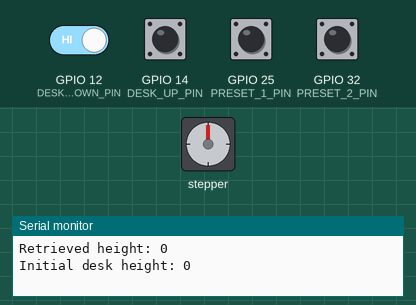
A program run on a simulated ESP32. Parts: stepper motor, the last lines printed to the serial monitor. Wiring (inferred from the names in the program): stepper motor driver (200 steps per turn assumed): step GPIO 4; direction GPIO 19; enable GPIO 18. The inputs (shaded band) are chosen by the test bench; at power-on: GPIO 12 (DESK_DOWN_PIN), GPIO 14 (DESK_UP_PIN), GPIO 25 (PRESET_1_PIN), GPIO 32 (PRESET_2_PIN) HIGH. EEPROM starts erased.

Above: at 1.2 s.
1.3 s: GPIO 14 (DESK_UP_PIN) pulled LOW for 1 s
At 3.0 s:
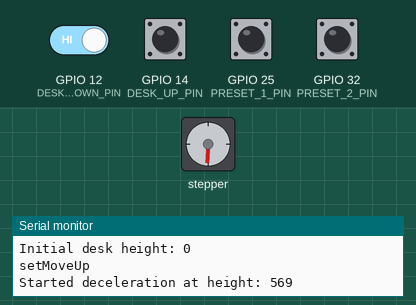
5.3 s: GPIO 25 (PRESET_1_PIN) pulled LOW for 0.15 s
At 8.1 s:
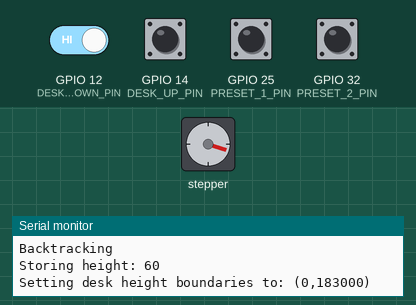
8.4 s: GPIO 14 (DESK_UP_PIN) pulled LOW for 1 s
At 9.7 s:
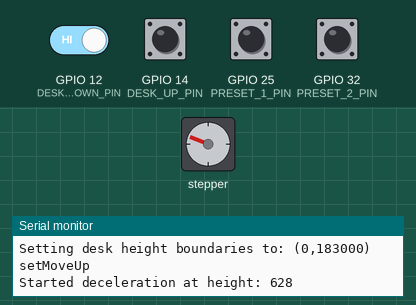
10.9 s: GPIO 32 (PRESET_2_PIN) pulled LOW for 1 s
14.9 s: GPIO 12 (DESK_DOWN_PIN) driven LOW and GPIO 14 (DESK_UP_PIN) driven LOW
At 17.8 s:
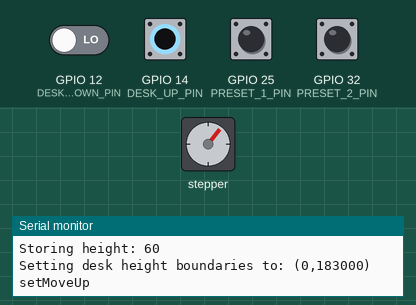
17.9 s: GPIO 12 (DESK_DOWN_PIN) driven HIGH
Timing chart, 0 to 21.9 s (numbered marks = the images above; inputs shaded):
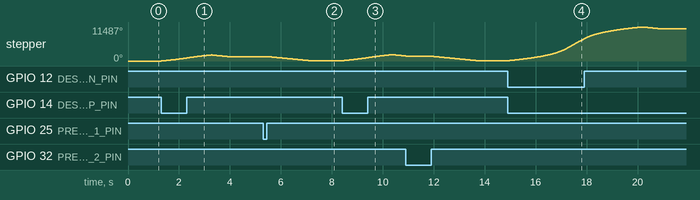

The program:

main.cpp
```cpp
#include <Arduino.h>
#include <Preferences.h>

#define DESK_UP_PIN 14
#define DESK_UP_GROUND_PIN 26
#define DESK_DOWN_PIN 12
#define PRESET_1_PIN 25
#define PRESET_2_PIN 32
#define DIR_PIN 19
#define ENABLE_PIN 18
#define STEP_PIN 4
#define DIST_SENSOR_TRIG_PIN 22
#define DIST_SENSOR_ECHO_PIN 23

#define MOTION_STATE_UP 1
#define MOTION_STATE_DOWN -1
#define MOTION_STATE_DISABLED 0

#define PRESET_PREFS_NAMESPACE "preset"
#define DESK_PREFS_NAMESPACE "desk"
#define DESK_PREFS_HEIGHT_KEY "height"

#define STOPPED 0
#define RUNNING 1
#define DECELERATING 2
#define ACCELERATING 3

const double stepDelayMs = 0.1;
unsigned int accelerationSteps = 2200;
unsigned int currAccelerationSteps = 0;
const unsigned int BACKTRACK_STEPS_AFTER_GOING_UP = 300;
const unsigned int BACKTRACK_STEPS_AFTER_GOING_DOWN = 60;
double maxSpeedDelayMs = 2;
double minSpeedDelayMs = 0.23;
double currSpeedDelayMs = maxSpeedDelayMs;
double delayDeltaPerMs = (maxSpeedDelayMs-minSpeedDelayMs) / accelerationSteps;
int prevLoopTimeMs = -1;

const unsigned int MOTOR_MAX_STEPS = 183000;
bool enabled = false;
unsigned int maxDeskHeight = MOTOR_MAX_STEPS;
unsigned int minDeskHeight = 0;
 int currDeskHeight = 0;
int currMotionState = STOPPED;
int currMotionDir = 0; // -1: moving down, 1: moving up, 0: not moving

int moveUpButtonLastState = HIGH;
int moveDownButtonLastState = HIGH;

const int PRESET_BUTTONS_PINS[] = {32, 25};
int presetButtonStates[] = {HIGH, HIGH};
int presetButtonLastState = HIGH;
int presetButtonPressedTimeMs = -1;

Preferences preferences;

void intToString(unsigned int number, char* const str) {
  sprintf(str, "%u", number);
}

void storePreset(unsigned int presetNumber, unsigned int deskHeight) {
  Serial.println((String)"Storing preset: " + presetNumber + " with value: " + deskHeight);
  char presetNumberStr[3];
  intToString(presetNumber, presetNumberStr);
  preferences.begin(PRESET_PREFS_NAMESPACE);
  preferences.putUInt(presetNumberStr, deskHeight);
  preferences.end();
}

unsigned int readPreset(unsigned int presetNumber) {
  char presetNumberStr[3];
  intToString(presetNumber, presetNumberStr);
  preferences.begin(PRESET_PREFS_NAMESPACE);
  unsigned int presetValue = preferences.getUInt(presetNumberStr);
  preferences.end();
  Serial.println((String)"Retrieved preset: " + presetNumber + " with value: " + presetValue);
  return presetValue;
}

void storeDeskHeight(unsigned int height) {
  Serial.println((String)"Storing height: " + height);
  preferences.begin(DESK_PREFS_NAMESPACE);
  preferences.putUInt(DESK_PREFS_HEIGHT_KEY, height);
  preferences.end();
}

unsigned int readDeskHeight() {
  preferences.begin(DESK_PREFS_NAMESPACE);
  unsigned int height = preferences.getUInt(DESK_PREFS_HEIGHT_KEY);
  preferences.end();
  Serial.println((String)"Retrieved height: " + height);
  return height;
}

void setDeskHeightBoundaries(unsigned int minHeight, unsigned int maxHeight) {
  Serial.println((String)"Setting desk height boundaries to: (" + minHeight + "," + maxHeight + ")");
  minDeskHeight = max(0U, minHeight);
  maxDeskHeight = min(MOTOR_MAX_STEPS, maxHeight);
}

bool isWithinHeightBoundaries(int height) {
  return height >= minDeskHeight && height <= maxDeskHeight;
}

void setMoveUp() {
  if (currMotionState != STOPPED
      || !isWithinHeightBoundaries(currDeskHeight + MOTION_STATE_UP * (BACKTRACK_STEPS_AFTER_GOING_UP + 1))) {
    return;
  }
  Serial.println("setMoveUp");
  digitalWrite(ENABLE_PIN, LOW);
  digitalWrite(DIR_PIN, HIGH);
  currMotionState = ACCELERATING;
  currMotionDir = MOTION_STATE_UP;
}

void setMoveDown() {
  if (currMotionState != STOPPED
      || !isWithinHeightBoundaries(currDeskHeight + MOTION_STATE_DOWN * (BACKTRACK_STEPS_AFTER_GOING_DOWN + 1))) {
    return;
  }
  Serial.println("setMoveDown");
  digitalWrite(ENABLE_PIN, LOW);
  digitalWrite(DIR_PIN, LOW);
  currMotionState = ACCELERATING;
  currMotionDir = MOTION_STATE_DOWN;
}

void resetAcceleration() {
  currSpeedDelayMs = maxSpeedDelayMs;
  prevLoopTimeMs = -1;
  currAccelerationSteps = 0;
}

void makeStep() {
  digitalWrite(STEP_PIN, HIGH);
  delayMicroseconds((int) (stepDelayMs * 1000)); // 100 microseconds
  digitalWrite(STEP_PIN, LOW);
  delayMicroseconds((int) (currSpeedDelayMs * 1000));
  currDeskHeight += currMotionDir;
}

void backtrack() {
  Serial.println("Backtracking");
  int backtrackSteps = currMotionDir == MOTION_STATE_DOWN
    ? BACKTRACK_STEPS_AFTER_GOING_DOWN
    : BACKTRACK_STEPS_AFTER_GOING_UP;
  currMotionDir *= -1;
  digitalWrite(DIR_PIN, !digitalRead(DIR_PIN));
  while(backtrackSteps-- > 0) {
    makeStep();
  }
}

void setStop() {
  if (currMotionState == STOPPED) {
    return;
  }
  Serial.println((String) "setStop at height: " + currDeskHeight);
  backtrack();
  currMotionState = STOPPED;
  currMotionDir = MOTION_STATE_DISABLED;
  resetAcceleration();
  storeDeskHeight(currDeskHeight);
  setDeskHeightBoundaries(0, MOTOR_MAX_STEPS);
  // Disable motor after a short delay to release torque more gracefully
  // The power consumption when motor is disabled is 6W and where it has holding torque it's 9.5W.
  // The savings are negligible and not holding the torque can lead to miscalibration of height over time.
  delay(500);
  digitalWrite(ENABLE_PIN, HIGH);
}

void changeAcceleration(int direction) {
  int currTimeMs = millis();
  int elapsedTimeMs = currTimeMs - prevLoopTimeMs;
  currSpeedDelayMs -= (direction * delayDeltaPerMs * elapsedTimeMs);
  if (direction == -1) {
    currSpeedDelayMs = min(currSpeedDelayMs, maxSpeedDelayMs);
  } else {
    currSpeedDelayMs = max(currSpeedDelayMs, minSpeedDelayMs);
  }
  prevLoopTimeMs = currTimeMs;
}

void decelarate() {
  if (currMotionState == STOPPED) {
    return;
  }
  Serial.println((String) "Started deceleration at height: " + currDeskHeight);

  int currDecelerationSteps = 0;
  prevLoopTimeMs = -1;
  while (currDecelerationSteps++ < currAccelerationSteps
         && isWithinHeightBoundaries(currDeskHeight + currMotionDir)) {
    if (prevLoopTimeMs == -1) {
      prevLoopTimeMs = millis();
    } else if (currSpeedDelayMs < maxSpeedDelayMs) {
      changeAcceleration(-1);
    }
    makeStep();
  }
  currMotionState = DECELERATING;
}

void setMoveToHeight(unsigned int height) {
  if (currMotionState != STOPPED) {
    // Ignore new actions when the desk is already moving.
    return;
  }
  Serial.println((String) "Moving to height: " + height);
  if (currDeskHeight > height) {
    setDeskHeightBoundaries(height, MOTOR_MAX_STEPS);
    setMoveDown();
  } else {
    setDeskHeightBoundaries(0, height);
    setMoveUp();
  }
}

void onPresetButtonDown(unsigned int presetNumber) {
  if (presetButtonStates[presetNumber] == HIGH) {
    presetButtonPressedTimeMs = millis();
    presetButtonStates[presetNumber] = LOW;
  }
}

void onPresetButtonUp(unsigned int presetNumber) {
  if (presetButtonStates[presetNumber] == LOW) {
    if (millis() - presetButtonPressedTimeMs > 2000) {
      storePreset(presetNumber + 1, currDeskHeight);
    } else {
      setMoveToHeight(readPreset(presetNumber + 1));
    }
    presetButtonStates[presetNumber] = HIGH;
  }
}

void checkPresetButtonStates() {
  for (int i = 0; i < 2; i++) {
    int state = digitalRead(PRESET_BUTTONS_PINS[i]);
    if (state == LOW) {
      onPresetButtonDown(i);
    } else {
      onPresetButtonUp(i);
    }
  }
}

void checkMoveButtonStates() {
  int moveUpButtonCurrState = digitalRead(DESK_UP_PIN);
  int moveDownButtonCurrState = digitalRead(DESK_DOWN_PIN);
  if (moveUpButtonCurrState == LOW && moveUpButtonLastState == HIGH) {
    setMoveUp();
  } else if (moveUpButtonCurrState == HIGH && moveUpButtonLastState == LOW) {
    decelarate();
    setStop();
  }

  if (moveDownButtonCurrState == LOW && moveDownButtonLastState == HIGH) {
    setMoveDown();
  } else if (moveDownButtonCurrState == HIGH && moveDownButtonLastState == LOW) {
    decelarate();
    setStop();
  }
  moveUpButtonLastState = moveUpButtonCurrState;
  moveDownButtonLastState = moveDownButtonCurrState;
}

// IMPORTANT: Only use this method as a one-off when desk height is miscalibrated.
// After resetting the height, comment out all invocations and reupload the code.
void resetDeskHeightToZero() {
  storeDeskHeight(0);
}

void setup() {
  Serial.begin(921600);
  pinMode(DESK_UP_PIN, INPUT_PULLUP);
  pinMode(DESK_DOWN_PIN, INPUT_PULLUP);
  pinMode(DESK_UP_GROUND_PIN, INPUT_PULLDOWN);
  pinMode(PRESET_1_PIN, INPUT_PULLUP);
  pinMode(DIR_PIN, OUTPUT);
  pinMode(ENABLE_PIN, OUTPUT);
  digitalWrite(ENABLE_PIN, HIGH);
  pinMode(STEP_PIN, OUTPUT);
  pinMode(PRESET_2_PIN, INPUT_PULLUP);
  pinMode(DIST_SENSOR_ECHO_PIN, INPUT_PULLDOWN);
  pinMode(DIST_SENSOR_TRIG_PIN, OUTPUT);
  // resetDeskHeightToZero();
  currDeskHeight = readDeskHeight();
  Serial.println((String)"Initial desk height: " + currDeskHeight);
}

void loop() {
  checkPresetButtonStates();
  checkMoveButtonStates();
  if (currMotionState == RUNNING
      && !isWithinHeightBoundaries(currDeskHeight + (currMotionDir*accelerationSteps * 2))) {
    decelarate();
  } else if (currMotionState != STOPPED
             && isWithinHeightBoundaries(currDeskHeight + currMotionDir)) {
    if (currMotionState == ACCELERATING
        && isWithinHeightBoundaries(currDeskHeight + (currMotionDir*accelerationSteps))) {
      // Don't accelerate when close to the boundaries.
      if (prevLoopTimeMs == -1) {
        prevLoopTimeMs = millis();
      } else if (currAccelerationSteps < accelerationSteps) {
        changeAcceleration(1);
        currAccelerationSteps++;
      } else {
        currMotionState = RUNNING;
      }
    }
    makeStep();
  } else if (currMotionState != STOPPED) {
    // This will trigger when we started moving the desk within the boundaries and it reached its limit.
    // currMotionState will be ACCELERATING. We want to setStop() to trigger backtrack.
    setStop();
  }
}
```

Measured:
- after the input at 1.3 s, stepper: turns 2043° clockwise in 2.0 s, then 537° counter-clockwise in 0.61 s
- after the input at 5.3 s, stepper: turns 1499° counter-clockwise in 1.8 s, then 101° clockwise in 0.10 s
- after the input at 8.4 s, stepper: turns 2043° clockwise in 2.0 s, then 450° counter-clockwise in 0.50 s
- after the input at 14.9 s, stepper: keeps turning clockwise at about 2463°/s, starting at once
